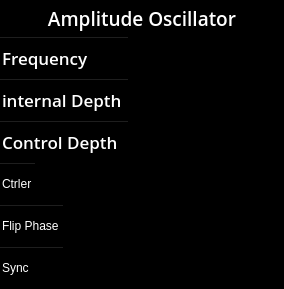
        <widget class="QFrame" name="frameOscillator">
         <property name="sizePolicy">
          <sizepolicy hsizetype="Expanding" vsizetype="Expanding">
           <horstretch>0</horstretch>
           <verstretch>0</verstretch>
          </sizepolicy>
         </property>
         <property name="minimumSize">
          <size>
           <width>284</width>
           <height>289</height>
          </size>
         </property>
         <property name="maximumSize">
          <size>
           <width>284</width>
           <height>289</height>
          </size>
         </property>
         <property name="palette">
          <palette>
           <active>
            <colorrole role="WindowText">
             <brush brushstyle="SolidPattern">
              <color alpha="255">
               <red>255</red>
               <green>255</green>
               <blue>255</blue>
              </color>
             </brush>
            </colorrole>
            <colorrole role="Button">
             <brush brushstyle="SolidPattern">
              <color alpha="255">
               <red>0</red>
               <green>0</green>
               <blue>0</blue>
              </color>
             </brush>
            </colorrole>
            <colorrole role="Text">
             <brush brushstyle="SolidPattern">
              <color alpha="255">
               <red>255</red>
               <green>255</green>
               <blue>255</blue>
              </color>
             </brush>
            </colorrole>
            <colorrole role="ButtonText">
             <brush brushstyle="SolidPattern">
              <color alpha="255">
               <red>255</red>
               <green>255</green>
               <blue>255</blue>
              </color>
             </brush>
            </colorrole>
            <colorrole role="Base">
             <brush brushstyle="SolidPattern">
              <color alpha="255">
               <red>0</red>
               <green>0</green>
               <blue>0</blue>
              </color>
             </brush>
            </colorrole>
            <colorrole role="Window">
             <brush brushstyle="SolidPattern">
              <color alpha="255">
               <red>0</red>
               <green>0</green>
               <blue>0</blue>
              </color>
             </brush>
            </colorrole>
           </active>
           <inactive>
            <colorrole role="WindowText">
             <brush brushstyle="SolidPattern">
              <color alpha="255">
               <red>255</red>
               <green>255</green>
               <blue>255</blue>
              </color>
             </brush>
            </colorrole>
            <colorrole role="Button">
             <brush brushstyle="SolidPattern">
              <color alpha="255">
               <red>0</red>
               <green>0</green>
               <blue>0</blue>
              </color>
             </brush>
            </colorrole>
            <colorrole role="Text">
             <brush brushstyle="SolidPattern">
              <color alpha="255">
               <red>255</red>
               <green>255</green>
               <blue>255</blue>
              </color>
             </brush>
            </colorrole>
            <colorrole role="ButtonText">
             <brush brushstyle="SolidPattern">
              <color alpha="255">
               <red>255</red>
               <green>255</green>
               <blue>255</blue>
              </color>
             </brush>
            </colorrole>
            <colorrole role="Base">
             <brush brushstyle="SolidPattern">
              <color alpha="255">
               <red>0</red>
               <green>0</green>
               <blue>0</blue>
              </color>
             </brush>
            </colorrole>
            <colorrole role="Window">
             <brush brushstyle="SolidPattern">
              <color alpha="255">
               <red>0</red>
               <green>0</green>
               <blue>0</blue>
              </color>
             </brush>
            </colorrole>
           </inactive>
           <disabled>
            <colorrole role="WindowText">
             <brush brushstyle="SolidPattern">
              <color alpha="255">
               <red>255</red>
               <green>255</green>
               <blue>255</blue>
              </color>
             </brush>
            </colorrole>
            <colorrole role="Button">
             <brush brushstyle="SolidPattern">
              <color alpha="255">
               <red>0</red>
               <green>0</green>
               <blue>0</blue>
              </color>
             </brush>
            </colorrole>
            <colorrole role="Text">
             <brush brushstyle="SolidPattern">
              <color alpha="255">
               <red>255</red>
               <green>255</green>
               <blue>255</blue>
              </color>
             </brush>
            </colorrole>
            <colorrole role="ButtonText">
             <brush brushstyle="SolidPattern">
              <color alpha="255">
               <red>255</red>
               <green>255</green>
               <blue>255</blue>
              </color>
             </brush>
            </colorrole>
            <colorrole role="Base">
             <brush brushstyle="SolidPattern">
              <color alpha="255">
               <red>0</red>
               <green>0</green>
               <blue>0</blue>
              </color>
             </brush>
            </colorrole>
            <colorrole role="Window">
             <brush brushstyle="SolidPattern">
              <color alpha="255">
               <red>0</red>
               <green>0</green>
               <blue>0</blue>
              </color>
             </brush>
            </colorrole>
           </disabled>
          </palette>
         </property>
         <property name="styleSheet">
          <string notr="true"/>
         </property>
         <property name="frameShape">
          <enum>QFrame::NoFrame</enum>
         </property>
         <property name="frameShadow">
          <enum>QFrame::Raised</enum>
         </property>
         <layout class="QGridLayout" name="gridLayout_2">
          <property name="leftMargin">
           <number>0</number>
          </property>
          <property name="topMargin">
           <number>0</number>
          </property>
          <property name="rightMargin">
           <number>0</number>
          </property>
          <property name="bottomMargin">
           <number>0</number>
          </property>
          <property name="spacing">
           <number>0</number>
          </property>
          <item row="1" column="0">
           <widget class="QTableWidget" name="twAmpOscillator">
            <property name="minimumSize">
             <size>
              <width>0</width>
              <height>126</height>
             </size>
            </property>
            <property name="maximumSize">
             <size>
              <width>16777215</width>
              <height>126</height>
             </size>
            </property>
            <property name="font">
             <font>
              <family>Open Sans</family>
              <pointsize>13</pointsize>
              <weight>68</weight>
              <italic>false</italic>
              <bold>true</bold>
             </font>
            </property>
            <property name="styleSheet">
             <string notr="true"/>
            </property>
            <property name="frameShape">
             <enum>QFrame::NoFrame</enum>
            </property>
            <property name="editTriggers">
             <set>QAbstractItemView::NoEditTriggers</set>
            </property>
            <property name="showDropIndicator" stdset="0">
             <bool>false</bool>
            </property>
            <property name="alternatingRowColors">
             <bool>false</bool>
            </property>
            <property name="selectionMode">
             <enum>QAbstractItemView::SingleSelection</enum>
            </property>
            <property name="selectionBehavior">
             <enum>QAbstractItemView::SelectRows</enum>
            </property>
            <property name="showGrid">
             <bool>true</bool>
            </property>
            <property name="gridStyle">
             <enum>Qt::NoPen</enum>
            </property>
            <property name="columnCount">
             <number>1</number>
            </property>
            <attribute name="horizontalHeaderVisible">
             <bool>false</bool>
            </attribute>
            <attribute name="horizontalHeaderDefaultSectionSize">
             <number>42</number>
            </attribute>
            <attribute name="horizontalHeaderMinimumSectionSize">
             <number>1</number>
            </attribute>
            <attribute name="horizontalHeaderStretchLastSection">
             <bool>true</bool>
            </attribute>
            <attribute name="verticalHeaderDefaultSectionSize">
             <number>42</number>
            </attribute>
            <row>
             <property name="text">
              <string>Frequency</string>
             </property>
            </row>
            <row>
             <property name="text">
              <string>internal Depth</string>
             </property>
            </row>
            <row>
             <property name="text">
              <string>Control Depth</string>
             </property>
            </row>
            <column/>
           </widget>
          </item>
          <item row="0" column="0">
           <widget class="QLabel" name="lbOscillator">
            <property name="minimumSize">
             <size>
              <width>0</width>
              <height>37</height>
             </size>
            </property>
            <property name="maximumSize">
             <size>
              <width>16777215</width>
              <height>37</height>
             </size>
            </property>
            <property name="font">
             <font>
              <family>Open Sans</family>
              <pointsize>14</pointsize>
              <weight>68</weight>
              <italic>false</italic>
              <bold>true</bold>
             </font>
            </property>
            <property name="styleSheet">
             <string notr="true"/>
            </property>
            <property name="text">
             <string>Amplitude Oscillator</string>
            </property>
            <property name="alignment">
             <set>Qt::AlignCenter</set>
            </property>
           </widget>
          </item>
          <item row="3" column="0">
           <widget class="QTableWidget" name="twAmpOscillator2">
            <property name="minimumSize">
             <size>
              <width>0</width>
              <height>84</height>
             </size>
            </property>
            <property name="maximumSize">
             <size>
              <width>16777215</width>
              <height>84</height>
             </size>
            </property>
            <property name="styleSheet">
             <string notr="true"/>
            </property>
            <property name="frameShape">
             <enum>QFrame::NoFrame</enum>
            </property>
            <property name="selectionMode">
             <enum>QAbstractItemView::SingleSelection</enum>
            </property>
            <property name="selectionBehavior">
             <enum>QAbstractItemView::SelectRows</enum>
            </property>
            <property name="showGrid">
             <bool>true</bool>
            </property>
            <property name="gridStyle">
             <enum>Qt::NoPen</enum>
            </property>
            <property name="rowCount">
             <number>2</number>
            </property>
            <property name="columnCount">
             <number>1</number>
            </property>
            <attribute name="horizontalHeaderVisible">
             <bool>false</bool>
            </attribute>
            <attribute name="horizontalHeaderStretchLastSection">
             <bool>true</bool>
            </attribute>
            <attribute name="verticalHeaderDefaultSectionSize">
             <number>42</number>
            </attribute>
            <row>
             <property name="text">
              <string>Flip Phase</string>
             </property>
            </row>
            <row>
             <property name="text">
              <string>Sync</string>
             </property>
            </row>
            <column/>
           </widget>
          </item>
          <item row="2" column="0">
           <widget class="QTableWidget" name="twOscController">
            <property name="sizePolicy">
             <sizepolicy hsizetype="Expanding" vsizetype="Expanding">
              <horstretch>0</horstretch>
              <verstretch>0</verstretch>
             </sizepolicy>
            </property>
            <property name="minimumSize">
             <size>
              <width>0</width>
              <height>42</height>
             </size>
            </property>
            <property name="maximumSize">
             <size>
              <width>16777215</width>
              <height>42</height>
             </size>
            </property>
            <property name="styleSheet">
             <string notr="true"/>
            </property>
            <property name="frameShape">
             <enum>QFrame::NoFrame</enum>
            </property>
            <property name="autoScrollMargin">
             <number>0</number>
            </property>
            <property name="showDropIndicator" stdset="0">
             <bool>true</bool>
            </property>
            <property name="selectionMode">
             <enum>QAbstractItemView::SingleSelection</enum>
            </property>
            <property name="selectionBehavior">
             <enum>QAbstractItemView::SelectRows</enum>
            </property>
            <property name="gridStyle">
             <enum>Qt::NoPen</enum>
            </property>
            <property name="columnCount">
             <number>1</number>
            </property>
            <attribute name="horizontalHeaderVisible">
             <bool>false</bool>
            </attribute>
            <attribute name="horizontalHeaderStretchLastSection">
             <bool>true</bool>
            </attribute>
            <attribute name="verticalHeaderDefaultSectionSize">
             <number>42</number>
            </attribute>
            <row>
             <property name="text">
              <string>Ctrler</string>
             </property>
            </row>
            <column/>
           </widget>
          </item>
         </layout>
        </widget>
